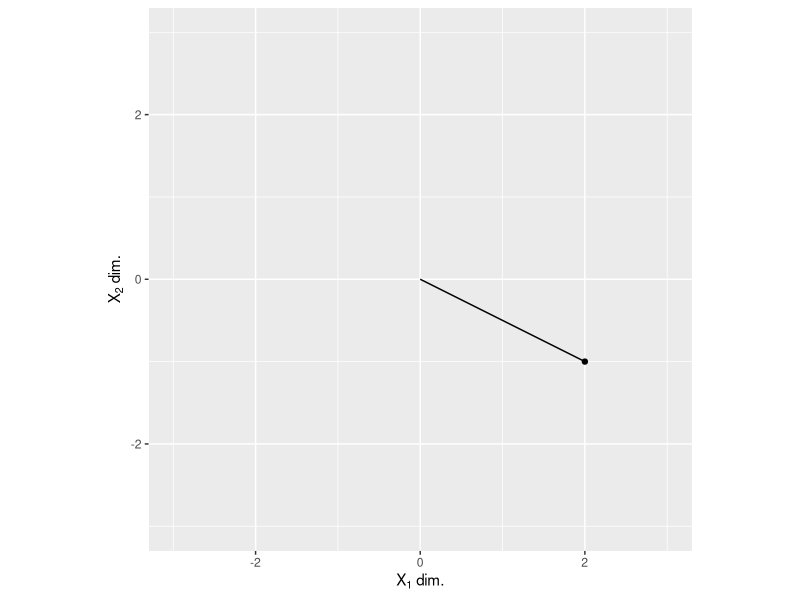

Recreate this plot in R.
## ---- chunk 1
aScalar <- 4
## ---- chunk 2
library(ggplot2)

v <- c(2, -1)
ggplot(data=NULL, aes(x = c(0, v[1]), y=c(0, v[2])))  + 
  geom_line() + 
  geom_point(aes(x=v[1], y=v[2])) + 
  scale_x_continuous(name=expression(paste(X[1], " dim.")), limits = c(-3, 3)) + 
  scale_y_continuous(name=expression(paste(X[2], " dim.")), limits = c(-3, 3)) + 
  coord_equal()
## ---- chunk 3
v1 <- matrix(c(2, 5, 5, 7), nrow = 1) # row vector
v2 <- matrix(c(2, 5, 5, 7), ncol = 1) # column vector
## ---- chunk 4
v1 <- matrix(c(2, 5, 5, 7), nrow = 1) # row vector
v2 <- t(v1)                           # column vector
## ---- chunk 5
v1 <- matrix(c(2, 5, 4, 7), ncol=1)
v2 <- matrix(c(4, 1, 0, 2), ncol=1)
v3 <- 4 * v1  - 2 * v2
## ---- chunk 6
v1 <- matrix(c(2, 5, 4, 7), ncol=1)
v2 <- matrix(c(4, 1, 0, 2), ncol=1)
dp <- pracma::dot(v1, v2)
## ---- chunk 7
dp <- c(v1) %*% as.vector(v2)
## ---- chunk 8
l1 <- 1
l2 <- 2
l3 <- -3
v1 <- matrix(c(4, 5, 1), ncol=1)
v2 <- matrix(c(-4, 0, -4), ncol=1)
v3 <- matrix(c(1, 3, 2), ncol=1)
l1 * v1 + l2 * v2 + l3 * v3
## ---- chunk 9
v1 <- c(2, 5, 4, 7)
v2 <- c(4, 1, 0, 2)
op <- outer(v1, v2)
op <- v1 %o% v2 # alternative call as operation
## ---- chunk 10
v1 <- matrix(c(2, 5, 4, 7), ncol=1)
v2 <- matrix(c(4, 1, 0, 2), ncol=1)
op <- outer(c(v1), c(v2))
op <- c(v1) %o% c(v2) # alternative call as operation
## ---- chunk 11
v1 <- matrix(c(2, 5, 4, 7), ncol=1)
v2 <- matrix(c(4, 1, 0, 2), ncol=1)
v3 <- v1 * v2
## ---- chunk 12
v <- matrix(c(2, 5, 4, 7), ncol=1)
vMag <- norm(v, type="2")
v_unit <- v / vMag
## ---- chunk 13
A <- matrix(runif(n=2*5), nrow=2, ncol=5)
At1 <- t(A)
## ---- chunk 14
I <- diag(4)
O <- rep(1, times=4)
Z <- matrix(rep(0, 4 * 4), nrow=4, ncol=4)
## ---- chunk 15
D <- diag(c(1, 2, 3, 5))  # diagonal matrix
R <- matrix(runif(n = 3 * 4), nrow=3, ncol=4)
d <- diag(R) # diagonal elements
## ---- chunk 16
A <- matrix(runif(n = 3 * 5), nrow=3, ncol=5)
B <- matrix(runif(n = 3 * 4), nrow=3, ncol=4)
AB <- cbind(A, B)
## ---- chunk 17
A <- matrix(runif(n = 5 * 5), nrow=5, ncol=5)
L <- pracma::tril(A)
U <- pracma::triu(A)
## ---- chunk 18
A <- matrix(runif(n = 5 * 5), nrow=5, ncol=5)

L <- A
# by setting the UPPER triangular part to 0, we get the LOWER triangular part and the diagonal
L[upper.tri(L)] <- 0

U <- A
# by setting the LOWER triangular part to 0, we get the UPPER triangular part and the diagonal
U[lower.tri(U)] <- 0
## ---- chunk 19
t <- c(1, 2, 3, 4)
T <- stats::toeplitz(t)
H <- pracma::hankel(t, b= c(t[-1], t[1]))
## ---- chunk 20
l <- 0.01
I <- diag(4)
A <- matrix(runif(4 * 4), nrow=4, ncol=4)
As <- A + l * I
## ---- chunk 21
A <- matrix(runif(4 * 4), nrow=4, ncol=4)
tr <- pracma::Trace(A)
## ---- chunk 22
M1 <- matrix(runif(n=4*3), nrow=4, ncol=3)
M2 <- matrix(runif(n=3*5), nrow=3, ncol=5)
C <- M1 %*% M2
## ---- chunk 23
A <- matrix(runif(n=2*2), nrow=2, ncol=2)
B <- matrix(runif(n=2*2), nrow=2, ncol=2)
C1 <- A %*% B
C2 <- B %*% A
## ---- chunk 24
M1 <- matrix(runif(n=4*3), nrow=4, ncol=3)
M2 <- matrix(runif(n=4*3), nrow=4, ncol=3)
C <- M1 * M2
## ---- chunk 25
A <- matrix(c(1, 2, 3, 4, 5, 6), nrow=2, byrow = TRUE)
c(A)
## ---- chunk 26
A <- matrix(runif(n=4*3), nrow=4, ncol=3)
B <- matrix(runif(n=4*3), nrow=4, ncol=3)
f <- sum(diag(t(A) %*% B))
## ---- chunk 27
A <- matrix(runif(n=4*3), nrow=4, ncol=3)
norm(A, type="F")
## ---- chunk 28
A <- matrix(runif(n=3*6), nrow=3, ncol=6)
r1 <- pracma::Rank(A)
r2 <- Matrix::rankMatrix(A)
## ---- chunk 29
s <- runif(n=1)
A <- matrix(runif(n=3*5), nrow=3, ncol=5)
r1 <- pracma::Rank(A)
r2 <- pracma::Rank(s * A)
cat(r1, r2)
## ---- chunk 30
pracma::Rank
## ---- chunk 31
Matrix::rankMatrix
## ---- chunk 32
A <- matrix(runif(n=3*4), nrow=3, ncol=4)
pracma::nullspace(A)
## ---- chunk 33
z <- complex(real=3, imaginary=4)
Z <- complex(length.out=2, real=0, imaginary=0)
Z[1] <- 3 + 4i
